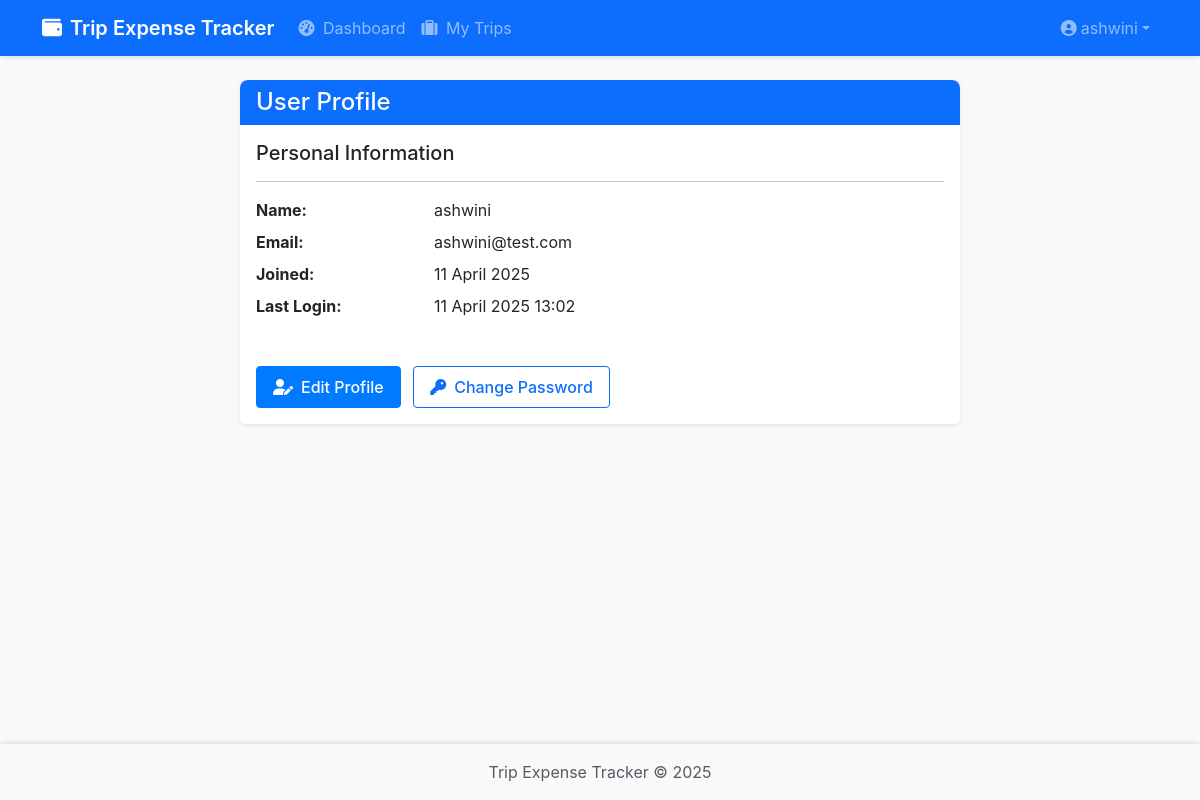
Page /auth/profile (signed in) on the committed database.
### expense_tracker/backend/models/user.py (models this page shows, shortened)
class User(UserMixin, db.Model):
    id = db.Column(db.Integer, primary_key=True)
    email = db.Column(db.String(120), unique=True, nullable=False, index=True)
    name = db.Column(db.String(100), nullable=False)
    password_hash = db.Column(db.String(128))
    created_at = db.Column(db.DateTime, default=datetime.utcnow)
    last_seen = db.Column(db.DateTime, default=datetime.utcnow)
    is_admin = db.Column(db.Boolean, default=False)
    trips_created = db.relationship('Trip', backref='admin', lazy='dynamic', foreign_keys='Trip.admin_id')

### expense_tracker/backend/routes/auth.py (the view)
@bp.route('/profile')
@login_required
def profile():
    return render_template('auth/profile.html', user=current_user)

### expense_tracker/backend/templates/auth/profile.html (shortened to what this page needs)
{% extends "base.html" %}
{% block content %}
<div class="container mt-4">
    <div class="row">
        <div class="col-md-8 offset-md-2">
            <div class="card">
                <div class="card-header bg-primary text-white">
                    <h4 class="mb-0">User Profile</h4>
                </div>
                <div class="card-body">
                    <div class="row mb-4">
                        <div class="col-md-12">
                            <h5>Personal Information</h5>
                            <hr>
                            <dl class="row">
                                <dt class="col-sm-3">Name:</dt>
                                <dd class="col-sm-9">{{ user.name }}</dd>
                                <dt class="col-sm-3">Email:</dt>
                                <dd class="col-sm-9">{{ user.email }}</dd>
                                <dt class="col-sm-3">Joined:</dt>
                                <dd class="col-sm-9">{{ user.created_at.strftime('%d %B %Y') }}</dd>
                                <dt class="col-sm-3">Last Login:</dt>
                                <dd class="col-sm-9">{{ user.last_seen.strftime('%d %B %Y %H:%M') if user.last_seen else 'Not available' }}</dd>
                            </dl>
                        </div>
                    </div>
                    <div class="row mt-4">
                        <div class="col-md-12">
                            <a href="{{ url_for('auth.edit_profile') }}" class="btn btn-primary">
                                <i class="fas fa-user-edit me-2"></i>Edit Profile
                            </a>
                            <a href="{{ url_for('auth.change_password') }}" class="btn btn-outline-primary ms-2">
                                <i class="fas fa-key me-2"></i>Change Password
                            </a>
                        </div>
                    </div>
                </div>
            </div>
        </div>
    </div>
</div>
{% endblock %}

### expense_tracker/backend/templates/base.html (shortened to what this page needs)
<!DOCTYPE html>
<html lang="en">
<head>
    <link href="https://cdn.jsdelivr.net/npm/bootstrap@5.3.0-alpha1/dist/css/bootstrap.min.css" rel="stylesheet">
    <link rel="stylesheet" href="https://cdnjs.cloudflare.com/ajax/libs/font-awesome/6.0.0/css/all.min.css">
    <link rel="stylesheet" href="{{ url_for('static', filename='css/style.css') }}">
</head>
<body class="d-flex flex-column min-vh-100">
    <nav class="navbar navbar-expand-lg navbar-dark bg-primary sticky-top">
        <div class="container">
            <a class="navbar-brand d-flex align-items-center" href="{{ url_for('main.index') }}">
                <i class="fas fa-wallet me-2"></i>
                <span class="d-none d-sm-inline">Trip Expense Tracker</span>
            </a>
            <div class="collapse navbar-collapse" id="navbarNav">
                <ul class="navbar-nav me-auto">
                    {% if current_user.is_authenticated %}
                    <li class="nav-item">
                        <a class="nav-link" href="{{ url_for('main.dashboard') }}">
                            <i class="fas fa-tachometer-alt me-1"></i>
                            <span>Dashboard</span>
                        </a>
                    </li>
                    <li class="nav-item">
                        <a class="nav-link" href="{{ url_for('trips.list_trips') }}">
                            <i class="fas fa-suitcase me-1"></i>
                            <span>My Trips</span>
                        </a>
                    </li>
                    {% endif %}
                </ul>
                <ul class="navbar-nav">
                    {% if current_user.is_authenticated %}
                    <li class="nav-item dropdown">
                        <a class="nav-link dropdown-toggle d-flex align-items-center" href="#" id="userDropdown" role="button" data-bs-toggle="dropdown">
                            <i class="fas fa-user-circle me-1"></i>
                            <span class="d-none d-sm-inline">{{ current_user.name }}</span>
                        </a>
                    </li>
                    {% endif %}
                </ul>
            </div>
        </div>
    </nav>
    <main class="flex-shrink-0">
        <div class="container mt-4">
            {% block content %}{% endblock %}
        </div>
    </main>
    <footer class="footer mt-auto py-3 bg-light">
        <div class="container text-center">
            <span class="text-muted">Trip Expense Tracker &copy; 2025</span>
        </div>
    </footer>
</body>
</html>

### expense_tracker/backend/static/css/style.css (style rules this page uses)
:root { --primary-color: #0d6efd; --secondary-color: #6c757d; --success-color: #198754; --danger-color: #dc3545; --warning-color: #ffc107; --info-color: #0dcaf0; --light-color: #f8f9fa; --dark-color: #212529; }
html, body { height: 100%; overflow-x: hidden; }
body { font-family: -apple-system, BlinkMacSystemFont, "Segoe UI", Roboto, "Helvetica Neue", Arial, sans-serif; -webkit-font-smoothing: antialiased; -moz-osx-font-smoothing: grayscale; background-color: #f8f9fa; color: #333; }
.navbar { box-shadow: 0 2px 4px rgba(0,0,0,0.1); }
.navbar-brand { font-weight: 600; }
.card { border: none; box-shadow: 0 0.125rem 0.25rem rgba(0,0,0,0.075); transition: transform 0.2s ease-in-out; margin-bottom: 1.5rem; }
.card-header { background-color: var(--primary-color); color: white; border-bottom: none; border-radius: 8px 8px 0 0 !important; font-weight: 500; }
.btn { font-weight: 500; padding: 0.5rem 1rem; border-radius: 0.25rem; transition: all 0.2s ease-in-out; }
.btn-primary { background-color: #007bff; border-color: #007bff; }
.footer { background-color: var(--light-color); padding: 1rem 0; box-shadow: 0 -2px 4px rgba(0,0,0,0.1); }

### rows in the picture
User: name "ashwini", email "ashwini@test.com", created_at "11 April 2025", last_seen "11 April 2025 13:02"
